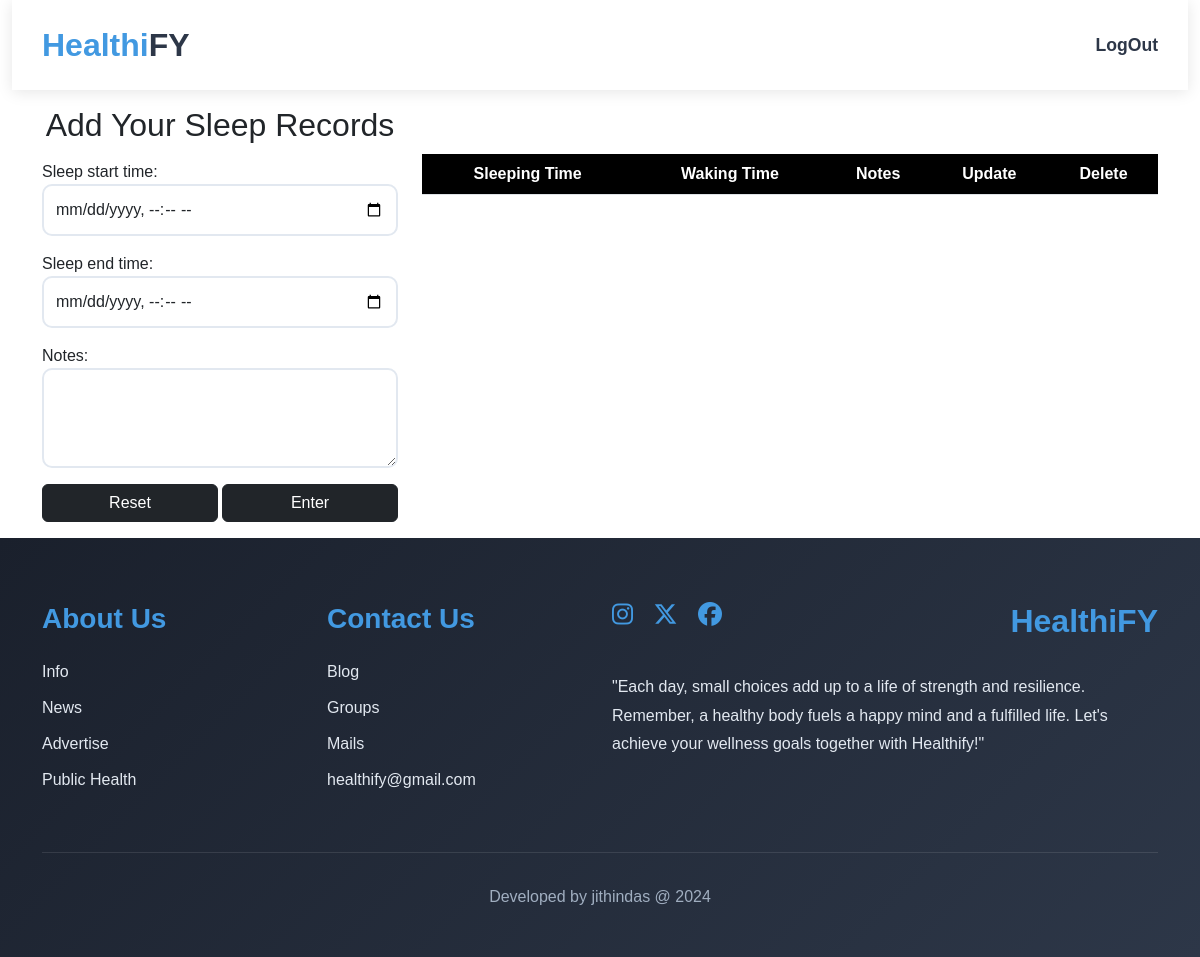
The app's page /addsleep/ (signed in), older data.
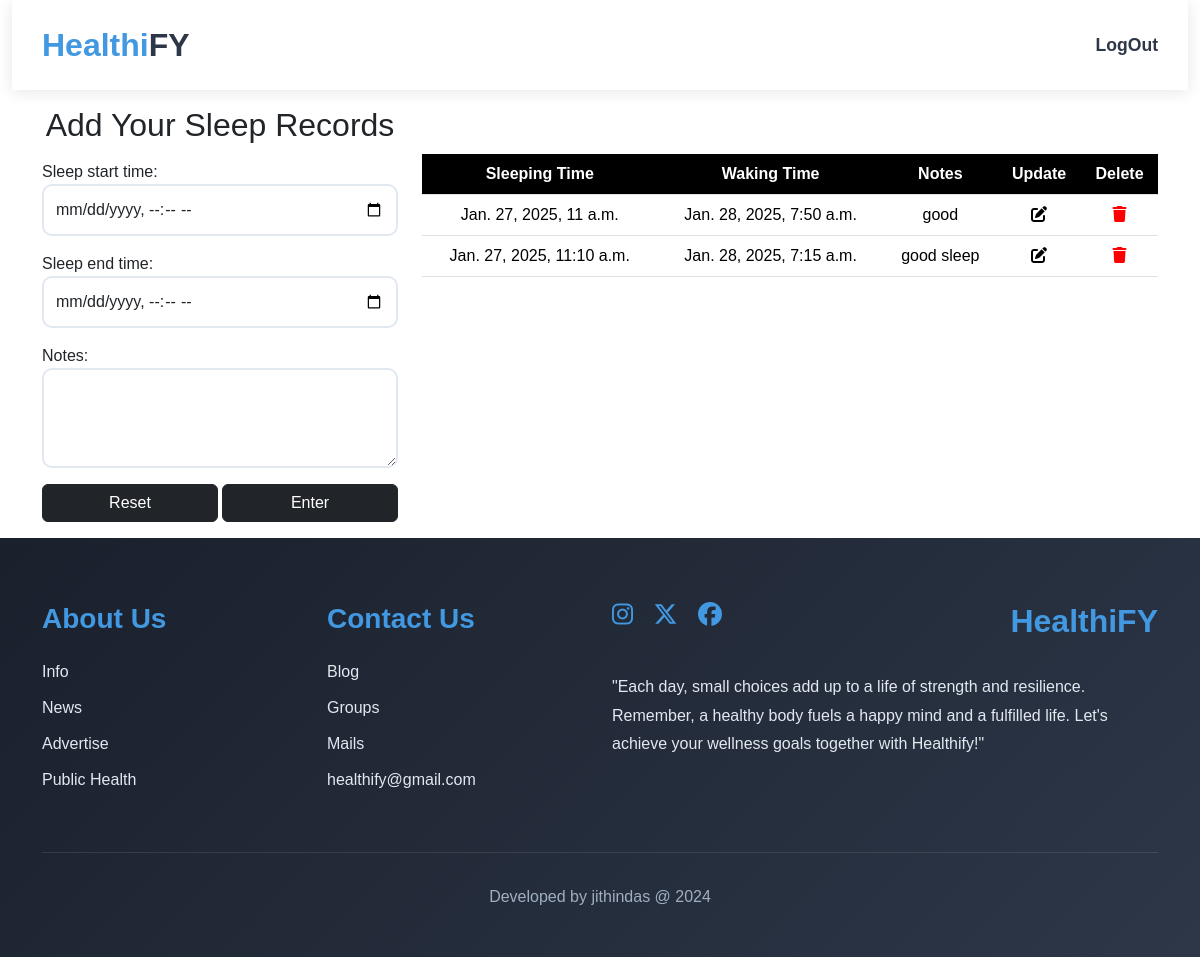
The same page, newer data.
### web/models.py (models this page shows, shortened)
class SleepModel(models.Model):
    user=models.ForeignKey(User,on_delete=models.CASCADE,related_name="sleep_records")
    date=models.DateField(auto_now_add=True)
    sleep_start_time=models.DateTimeField()
    sleep_end_time=models.DateTimeField()
    notes=models.TextField(blank=True,null=True)

### web/views.py (the view, shortened to what this page needs)
# urls.py: path('addsleep/',Add_Sleep.as_view(),name="addsleep"),
class Add_Sleep(View):
    def get(self,request,*args,**kwargs):
        form=SleepForm()
        current_week_start = timezone.now().date() - timezone.timedelta(days=timezone.now().date().weekday())
        data=SleepModel.objects.annotate(week=TruncWeek("sleep_start_time")).filter(user=request.user,week=current_week_start).order_by("week","sleep_start_time")
        user_obj=UserProfile_Model.objects.get(user_id=request.user.id)
        return render(request,"sleep.html",{"form":form,"data":data,'user_obj':user_obj})

### web/forms.py
class SleepForm(forms.Form):
    sleep_start_time=forms.DateTimeField(widget=forms.DateTimeInput(attrs={'type': 'datetime-local',"class":"form-control"}))
    sleep_end_time=forms.DateTimeField(widget=forms.DateTimeInput(attrs={'type': 'datetime-local',"class":"form-control"}))
    notes=forms.CharField(max_length=100,widget=forms.Textarea(attrs={"class":"form-control","rows":3}))

### web/templates/sleep.html (shortened to what this page needs)
{% extends 'profile_update.html' %}
{% load static %}
{% block content %}
<div class="container mt-3 mb-3">
    <div class="row ">
        <div class="col-lg-4 col-md-6 col-sm-12 col-12">
            <div class="">
                <h2 class="text-center pb-2">Add Your Sleep Records</h2>
                <form action="" method="post">
                    {{form.as_p}}
                    <div class="d-flex gap-1">
                        <button class="btn btn-dark w-50" type="reset">Reset</button>
                        <button class="btn btn-dark w-50" type="submit">Enter</button>
                    </div>
                </form>
            </div>
        </div>
        <div class="col-lg-8 col-md-6 col-sm-12 col-12 scroll mt-5">
            <table class="table table-striped-primary content">
                <tr>
                    <th class="text-center">Sleeping Time</th>
                    <th class="text-center">Waking Time</th>
                    <th class="text-center">Notes</th>
                    <th class="text-center">Update</th>
                    <th class="text-center">Delete</th>
                </tr>
                <tbody>
                    {%for i in data%}
                    <tr>
                        <td class="text-center">{{i.sleep_start_time}}</td>
                        <td class="text-center">{{i.sleep_end_time}}</td>
                        <td class="scrollable-column text-center">
                            <div class="scrollable-content">{{i.notes}}</div>
                        </td>
                        <td class="text-center"><a href="{%url 'updatesleep' i.id%}"><i
                                    class="fa-solid fa-pen-to-square" style="color: black;"></i></a></td>
                        <td class="text-center"><a href="{%url 'deletesleep' i.id%}"><i class="fa-solid fa-trash "
                                    style="color: red;"></i></a></td>
                    </tr>
                </tbody>
                {%endfor%}
            </table>
        </div>
    </div>
    </div>
    {% endblock content %}

Row changes from the older to the newer data that the page shows:
added SleepModel: sleep_start_time "Jan. 27, 2025, 11 a.m.", sleep_end_time "Jan. 28, 2025, 7:50 a.m.", notes "good"
added SleepModel: sleep_start_time "Jan. 27, 2025, 11:10 a.m.", sleep_end_time "Jan. 28, 2025, 7:15 a.m.", notes "good sleep"
